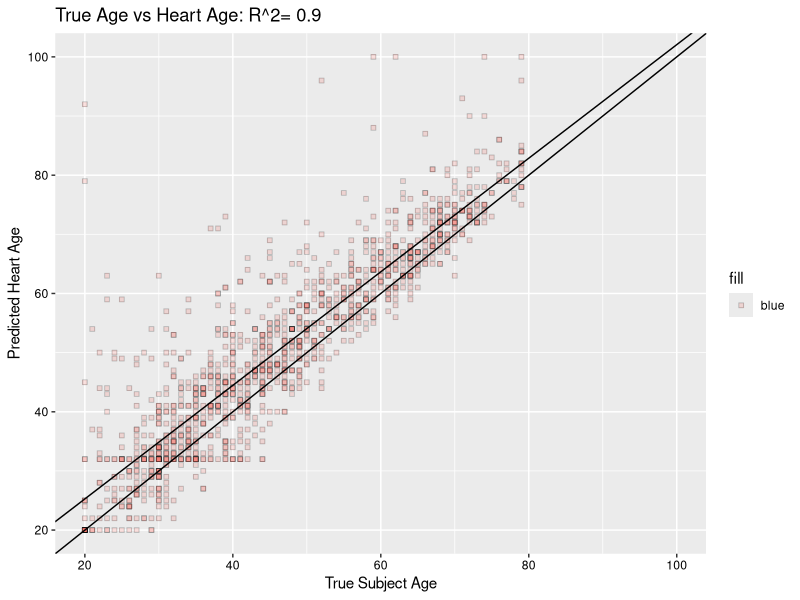
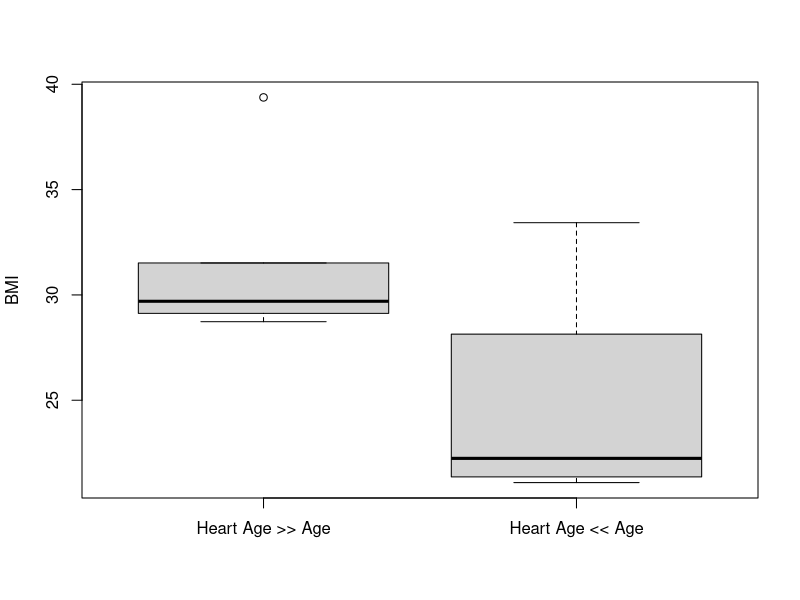
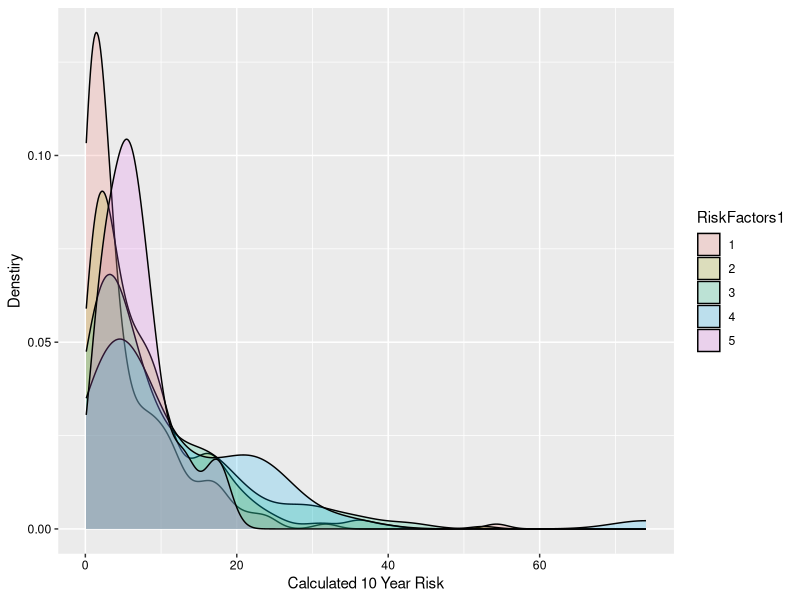
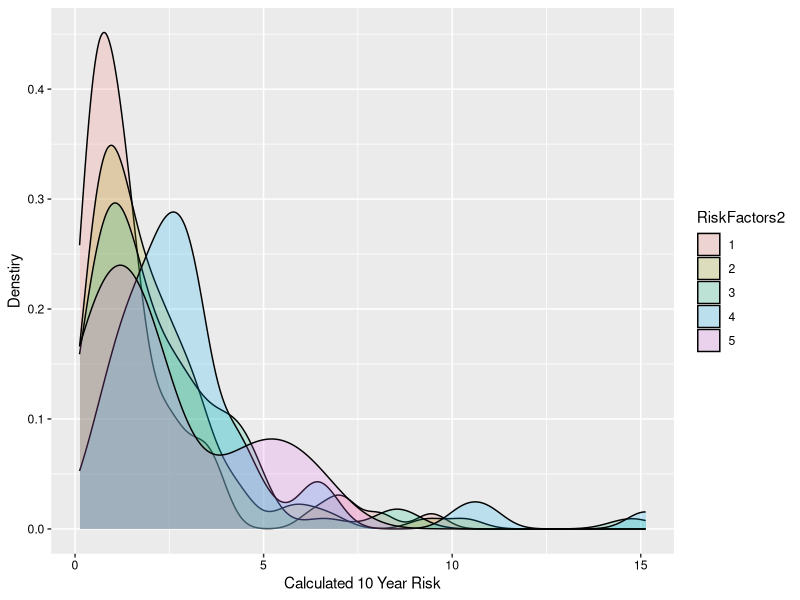
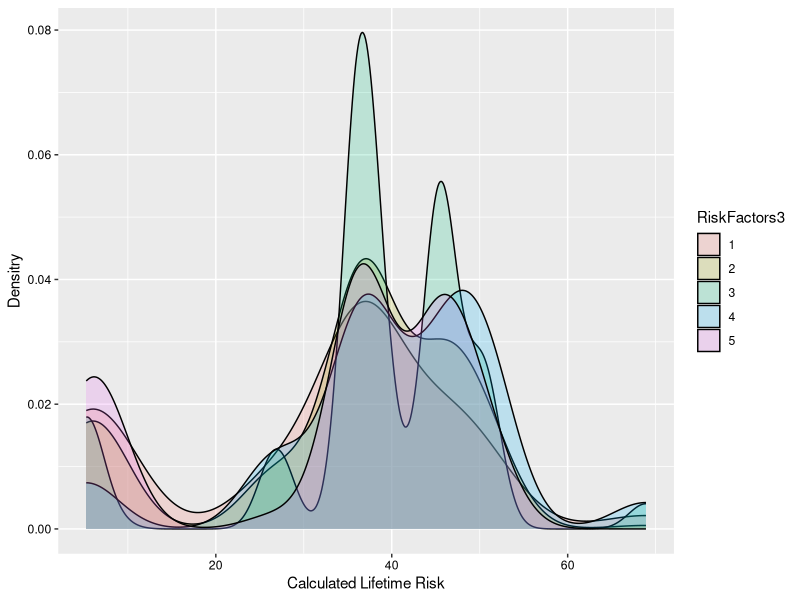

The R source for these figures, in order:
rm(list=ls())
library(data.table)
library(ggplot2)
data=data.frame(read.table("HeartAgeRelatedPredictions.txt",sep="\t",header=TRUE,row.names = 1))

#TRUE AGE VS PREDICTED HEART AGE ! 
agecor=round(cor(data$Age,data$HeartAge),2)
maintitle=paste("True Age vs Heart Age: R^2=",agecor,sep=" ")
p<-ggplot(data, aes(Age, HeartAge),ylab="Predicted Heart Age")
p + geom_point(aes(fill="blue"),alpha = 1/5,pch=22,color="black")+ xlab("True Subject Age") +
  ylab("Predicted Heart Age") +
  ggtitle(maintitle)+
  ylim(20,100)+
  xlim(20,100)+
  geom_abline(slope=1, intercept=0)+
  geom_abline(slope=0.96,intercept=6.07)+
  theme(axis.text.x=element_text(colour="black"))+
  theme(axis.text.y=element_text(colour="black"))

bmi_bad=c(39.3765138408,
          29.1242857143,
          31.5171592938,
          28.7280301527,
          29.6984953704)  

bmi_good=c(21.6307692308,
           33.4283673469,
           21.09,
           22.8475)
boxplot(bmi_bad,bmi_good,names=c("Heart Age >> Age", "Heart Age << Age"),ylab="BMI")
#GET GROUP FOR 10 YEAR RISK (40-79 year old)
g10year_index=which(data$Age>39)
g10year=data[g10year_index,]
g10year$RiskFactors1<-factor(g10year$RiskFactors1)
g10year$RiskFactors2<-factor(g10year$RiskFactors2)

ggplot(g10year, aes(X10YearRisk, fill = RiskFactors1)) + geom_density(alpha = 0.2)+  theme(axis.text.x=element_text(colour="black"))+
  theme(axis.text.y=element_text(colour="black"))+ylab('Denstiry')+xlab('Calculated 10 Year Risk')+labs(colour="Self-Perceived Risk")
g1<-g10year[ which(g10year$Age>39 & g10year$Age <51),]
g2<-g10year[ which(g10year$Age>50 & g10year$Age <61),]
g3<-g10year[ which(g10year$Age>60 & g10year$Age <71),]
g4<-g10year[ which(g10year$Age>70 & g10year$Age <81),]

ggplot(g1, aes(X10YearRisk, fill = RiskFactors2)) + geom_density(alpha = 0.2)+  theme(axis.text.x=element_text(colour="black"))+
  theme(axis.text.y=element_text(colour="black"))+ylab('Denstiry')+xlab('Calculated 10 Year Risk')+labs(colour="Self-Perceived Risk")


#GET GROUP FOR LIFETIME RISK (20-59 year old)
glife1_index=which(data$Age>20)
glife2_index=which(data$Age<60) 
glife_index=intersect(glife1_index,glife2_index)
glife=data[glife_index,]
glife$RiskFactors3<-factor(glife$RiskFactors3)
glife$RiskFactors4<-factor(glife$RiskFactors4)

ggplot(glife, aes(LifetimeRisk95, fill = RiskFactors3)) + geom_density(alpha = 0.2)+  theme(axis.text.x=element_text(colour="black"))+
  theme(axis.text.y=element_text(colour="black"))+ylab('Densitry')+xlab('Calculated Lifetime Risk')+labs(colour="Self-Perceived Risk")
